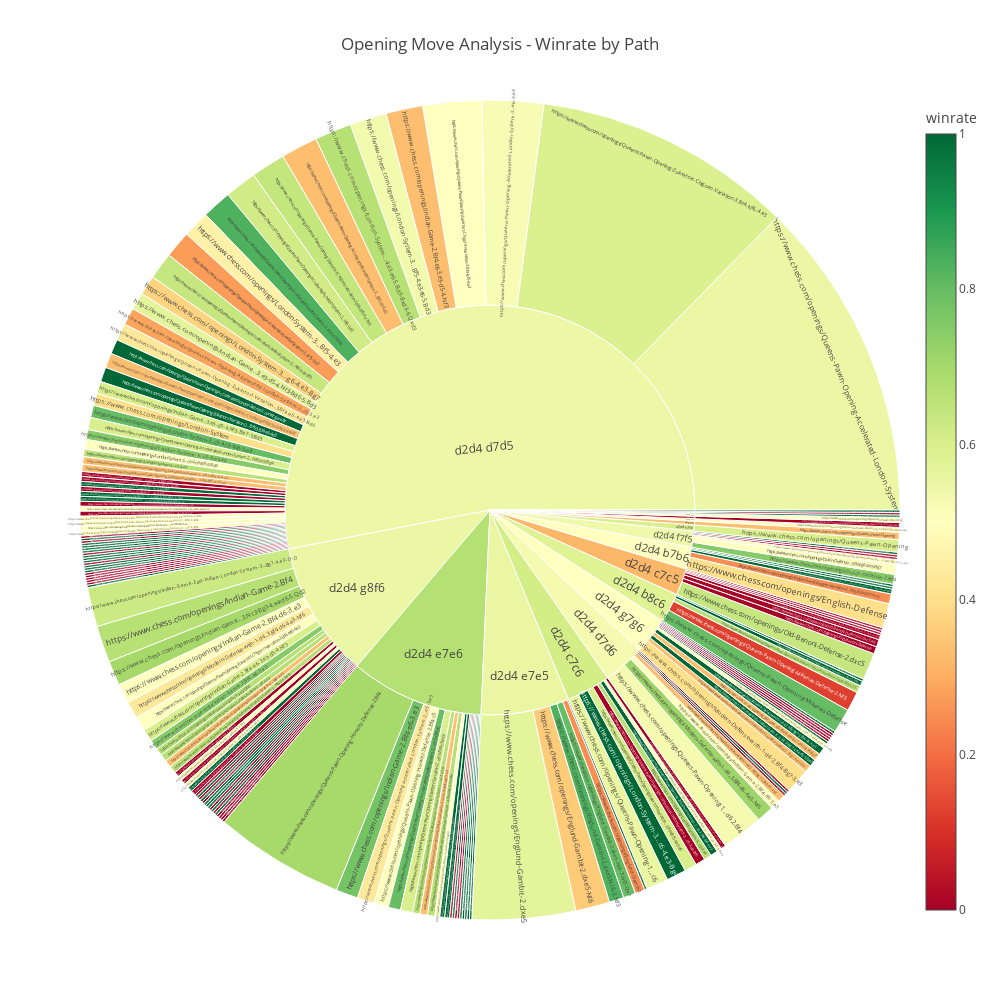

Source (notebook cell):
### Code cell
import pandas as pd
import plotly.express as px
import plotly.graph_objects as go
import numpy as np
from pathlib import Path
from config import get_plot_config, get_section_config
from data_processing import get_raw_data, get_players_aggregates, get_player_metric_values, get_summary_kpis, calculate_win_loss_draw

import streamlit as st
st.cache_data.clear()
raw_data = get_raw_data()

df = (
    raw_data.groupby(
        ["opener_2_moves", "eco"], # "opener_4_moves", "opener_6_moves"] #, "opener_8_moves"]
    )
    .agg(
        total_games=("playing_result", "count"),
        wins=("playing_result", lambda x: (x == "Win").sum())
    )
    .reset_index()
)

# Compute winrate
df = df[df['total_games'] > 0]
df["winrate"] = df["wins"] / df["total_games"]

# Sunburst chart
fig = px.sunburst(
    df,
    path=["opener_2_moves", "eco"], #, "opener_8_moves"],
    values="total_games",
    color="winrate",
    color_continuous_scale="RdYlGn",
    color_continuous_midpoint=0.5,
    range_color=[0, 1],
    title="Opening Move Analysis - Winrate by Path",
    hover_data={"total_games": True, "winrate": ":.2%"},
)

# Show in notebook
fig.update_layout(width=1000, height=1000)
fig.show()

### Figure 1 — Plotly figure (JSON) as saved in the notebook; plotly's stock layout.template omitted (floating-point values rounded to 4 significant figures; data arrays with more than 128 entries replaced by an {"elided": "..."} marker saying what was removed)
{"data": [{"branchvalues": "total", "customdata": {"elided": "202x2 float values"}, "domain": {"x": [0, 1], "y": [0, 1]}, "hovertemplate": "labels=%{label}<br>total_games=%{customdata[0]}<br>parent=%{parent}<br>id=%{id}<br>winrate=%{color:.2%}<extra></extra>", "ids": {"elided": "202 str values"}, "labels": {"elided": "202 str values"}, "marker": {"coloraxis": "coloraxis", "colors": {"elided": "202 float values"}}, "name": "", "parents": {"elided": "202 str values"}, "type": "sunburst", "values": {"elided": "202 float values"}}], "layout": {"coloraxis": {"cmax": 1, "cmid": 0.5, "cmin": 0, "colorbar": {"title": {"text": "winrate"}}, "colorscale": [[0, "rgb(165,0,38)"], [0.1, "rgb(215,48,39)"], [0.2, "rgb(244,109,67)"], [0.3, "rgb(253,174,97)"], [0.4, "rgb(254,224,139)"], [0.5, "rgb(255,255,191)"], [0.6, "rgb(217,239,139)"], [0.7, "rgb(166,217,106)"], [0.8, "rgb(102,189,99)"], [0.9, "rgb(26,152,80)"], [1, "rgb(0,104,55)"]]}, "height": 1000, "legend": {"tracegroupgap": 0}, "title": {"text": "Opening Move Analysis - Winrate by Path"}, "width": 1000}}
